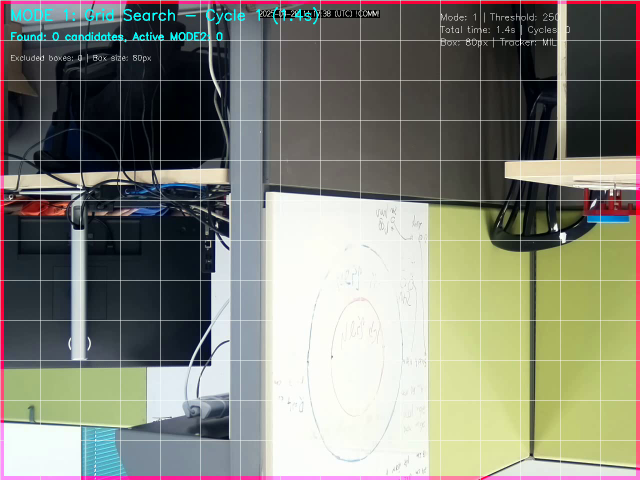
#> input picture frame 12 of led_tracking_parallel_1757329510.mp4, 1280 x 960 px, given in place of 3m - full shutter - 449  - trim.mp4, which was not available (shown at 1/2 size)
$ jupyter execute IR_LED_tracking.ipynb   (text cells are left out)
#> lines starting #> are read from the running program, lines starting #| are printed output that depends on the picture; after the words box and inside, x2 and y2 are one past the last pixel; in counts of white or black regions, pixels touching at a corner belong together; pictures that were not available may be replaced by others from this repository, and a replacement may not be noted
#> in main, frame is the input picture: shape (960, 1280, 3); mean B, G, R 119.3, 130.6, 129.5
[cell 1]
import os
import time
import numpy as np
import cv2
from collections import deque
from scipy.fft import fft
import csv
from scipy.signal import find_peaks

# Configurable parameters
THRESHOLD_BINARY = 240
IGNORE_TOP_PIXELS = 125
MIN_CONTOUR_AREA = 600
MAX_CONTOUR_AREA = 1500  # Maximum contour area threshold
MIN_DISTANCE_BETWEEN_CONTOURS = 10
MAX_AREA_RATIO_DIFF = 0.7
BUFFER_MAXLEN = 20
DISAPPEARANCE_THRESHOLD = 10
BORDER_THICKNESS = 5
TOP_BORDER_PERCENTAGE = 0.30  # Ignore top 30% of the frame
SIDE_BORDER_PERCENTAGE = 0.30  # Ignore 30% from each side of the frame
# Coordinates for the area to crop (x1, y1: top-left, x2, y2: bottom-right)
CROP_X1, CROP_Y1 = 50, 50
CROP_X2, CROP_Y2 = 600, 600
# Resize dimensions (width, height)
RESIZE_WIDTH, RESIZE_HEIGHT = 600, 600

MIN_CIRCULARITY = 0.7  # Minimum circularity to consider a shape as round

# Initialize a global unique ID counter
next_id = 0

def convert_to_binary(frame, threshold=THRESHOLD_BINARY):
#> called with threshold = 240
    gray = cv2.cvtColor(frame, cv2.COLOR_BGR2GRAY)
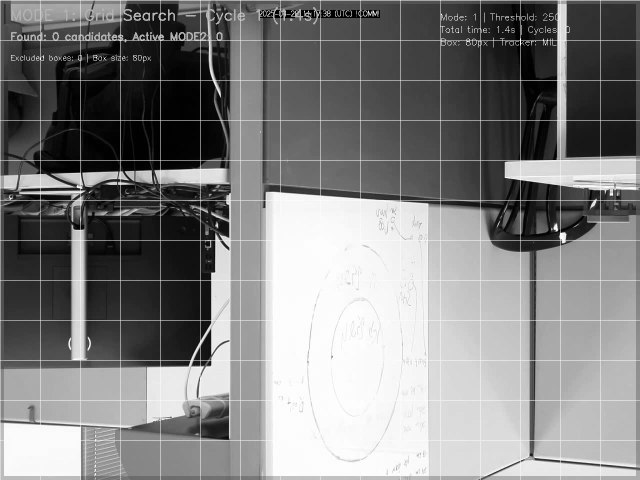
#> gray: shape (960, 1280) (shown at 1/2 size); min 0, max 255, mean 129

    # Calculate the region to be ignored based on the percentages
    height, width = gray.shape
    ignore_top_pixels = int(height * TOP_BORDER_PERCENTAGE)
    ignore_side_pixels = int(width * SIDE_BORDER_PERCENTAGE)

    # Set ignored regions to zero
    gray[:ignore_top_pixels, :] = 0  # Ignore the top pixels
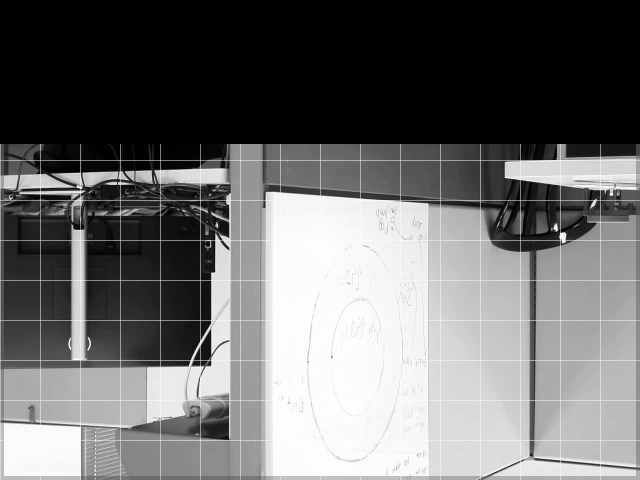
#> gray: shape (960, 1280) (shown at 1/2 size); min 0, max 255, mean 109.5
    gray[:, :ignore_side_pixels] = 0  # Ignore left side
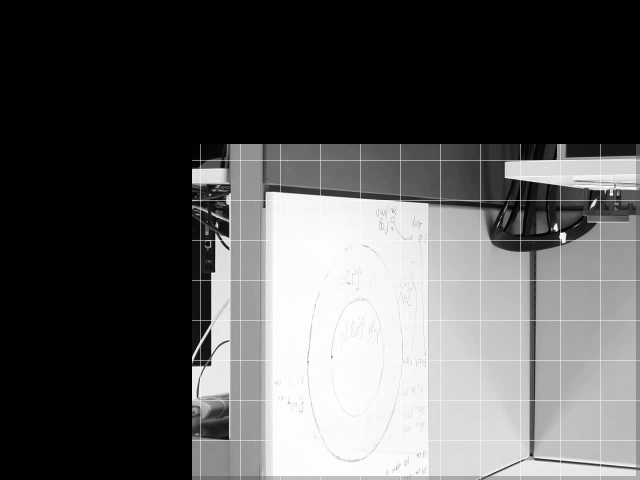
#> gray: shape (960, 1280) (shown at 1/2 size); min 0, max 255, mean 88.1
    gray[:, width-ignore_side_pixels:] = 0  # Ignore right side
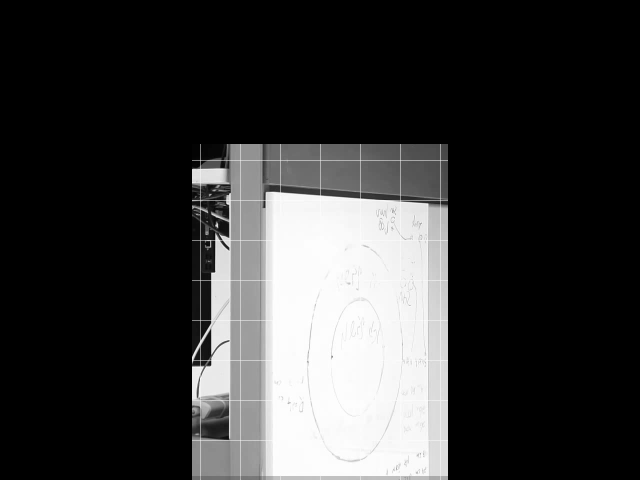
#> gray: shape (960, 1280) (shown at 1/2 size); min 0, max 255, mean 54.7

    _, binary = cv2.threshold(gray, threshold, 255, cv2.THRESH_BINARY)
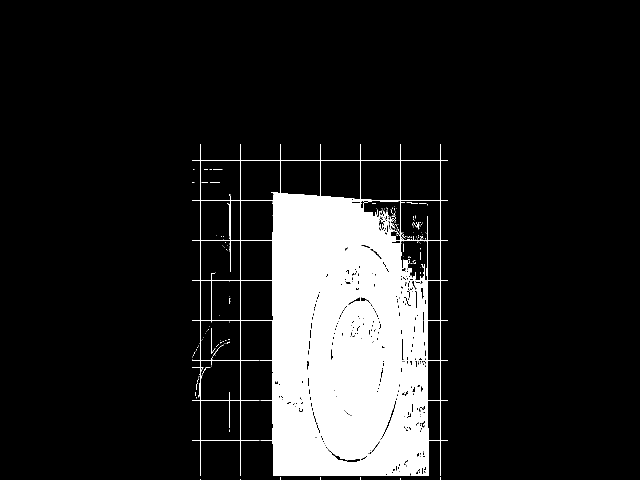
#> binary: shape (960, 1280) (shown at 1/2 size); 13.1% white; 202 white regions (195 under 20 px)
    return binary

def merge_close_contours(contours, min_distance=MIN_DISTANCE_BETWEEN_CONTOURS, max_area_ratio_diff=MAX_AREA_RATIO_DIFF):
    merged_contours = []
    used = [False] * len(contours)

    def get_centroid(contour):
        M = cv2.moments(contour)
        if M['m00'] == 0:
            return None
        return (int(M['m10'] / M['m00']), int(M['m01'] / M['m00']))

    for i, c1 in enumerate(contours):
        if used[i]:
            continue
        merged = [c1]
        centroid1 = get_centroid(c1)
        if centroid1 is None:
            continue
        area1 = cv2.contourArea(c1)
        for j, c2 in enumerate(contours):
            if i != j and not used[j]:
                centroid2 = get_centroid(c2)
                if centroid2 is None:
                    continue
                dist = np.linalg.norm(np.array(centroid1) - np.array(centroid2))
                area2 = cv2.contourArea(c2)
                area_ratio_diff = abs(area1 - area2) / max(area1, area2)

                if dist < min_distance and area_ratio_diff < max_area_ratio_diff:
                    merged.append(c2)
                    used[j] = True
        merged_contours.append(np.vstack(merged))
        used[i] = True
    return merged_contours

def extract_contours(binary_frame):
    contours, _ = cv2.findContours(binary_frame, cv2.RETR_EXTERNAL, cv2.CHAIN_APPROX_SIMPLE)
#> contours = 24 contours, 23 with area under 20; largest, box (x1, y1, x2, y2) and area: (384, 288, 896, 952) 275366
    contours = merge_close_contours(contours)
#> (the rest of the program and of its run is left out)
